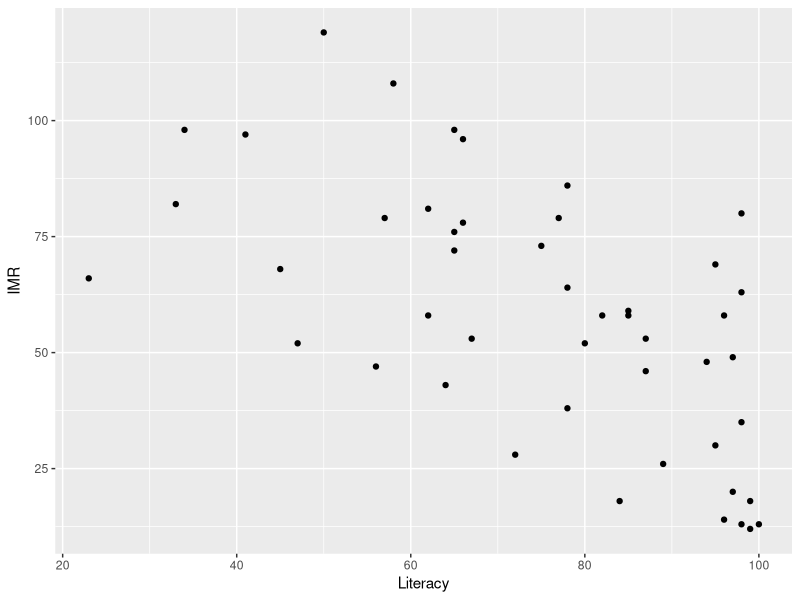
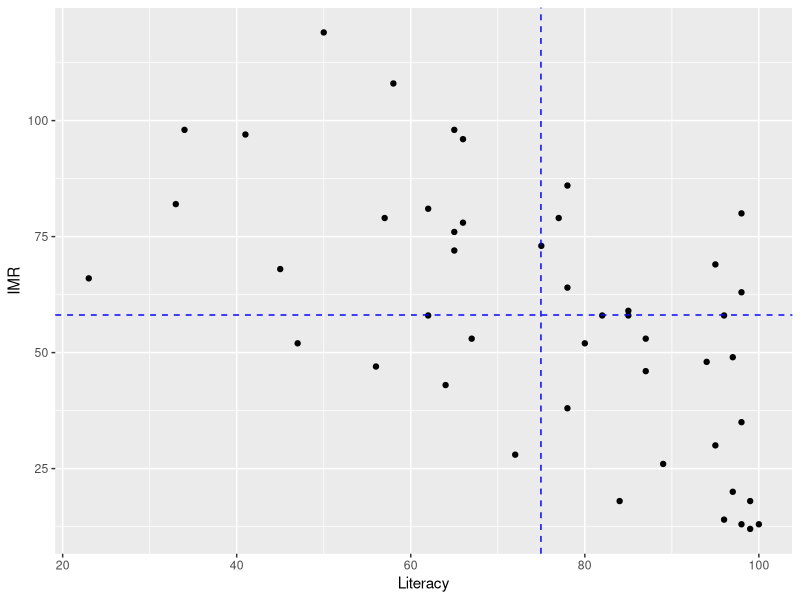
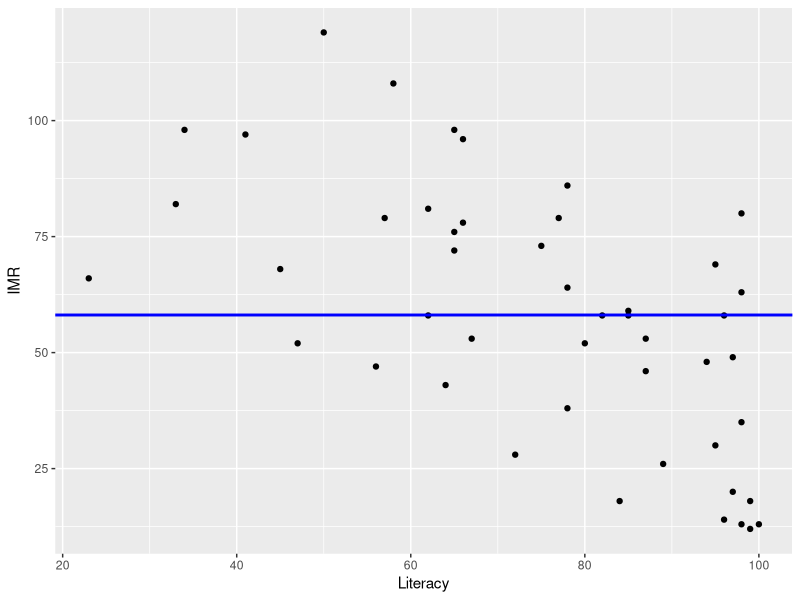
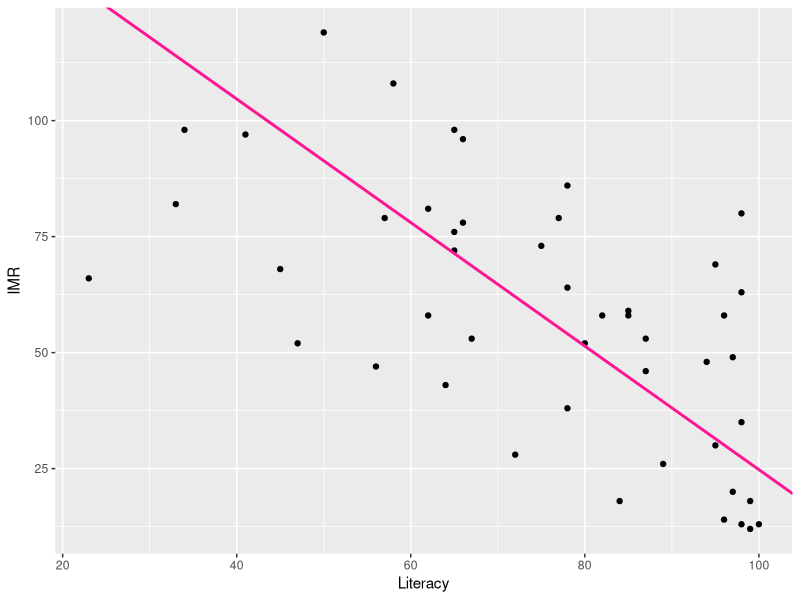
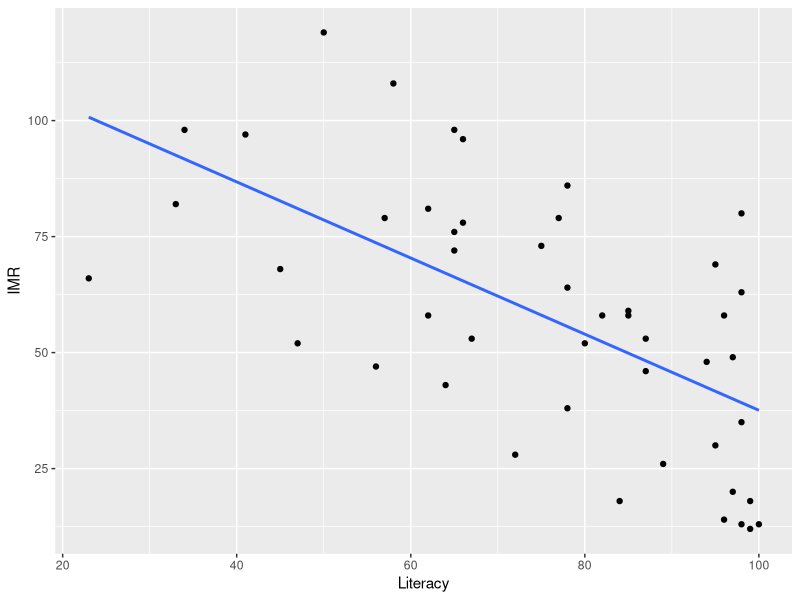
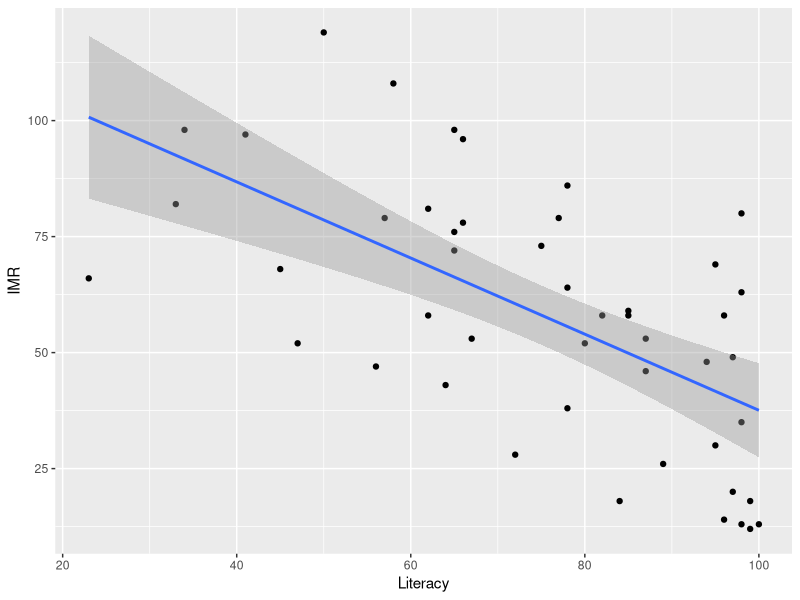
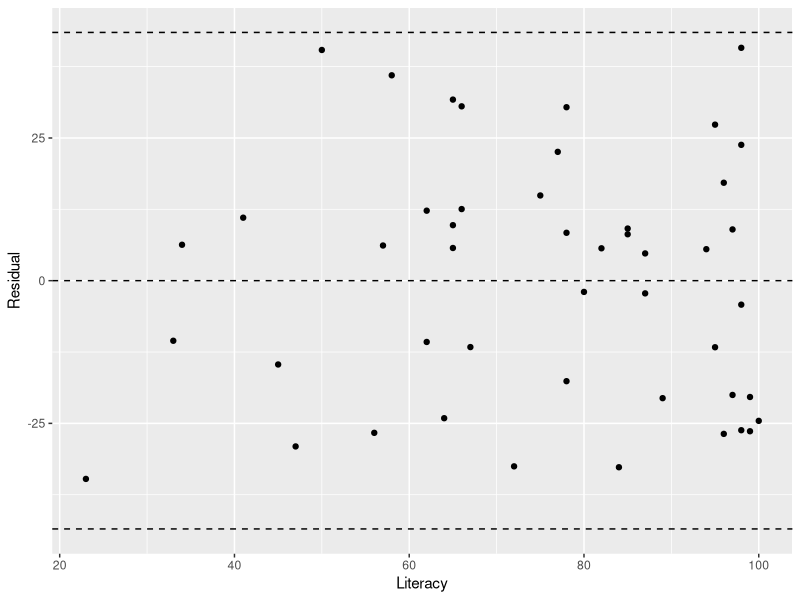
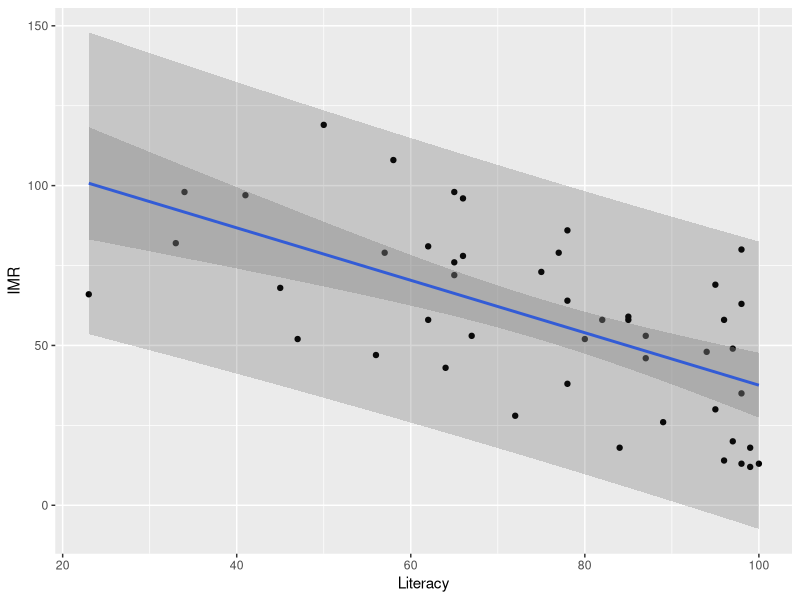

The R source for these figures, in order:
library(tidyverse)

# read the data :
africa <- read_csv("../datasets/africa.csv")
(n_countries <- dim(africa)[1])

( g <- ggplot( africa, aes(Literacy,IMR)) + geom_point() )
#ggsave( "../images/literacy_deaths.png", device="png")

( x_bar <- mean(africa$Literacy) )
( y_bar <- mean(africa$IMR) )

g + geom_vline(xintercept=x_bar,linetype="dashed",color="blue") + 
  geom_hline(yintercept=y_bar, linetype="dashed",color="blue")
#ggsave("../images/quadrants.png",device="png")

# correlation:
(africa_r <- cor(africa$Literacy, africa$IMR))

# null model:
g + geom_hline(yintercept=y_bar,color="blue",size=1)
#ggsave("../images/africa_nullmodel.png",device="png")

(africa_tss <- sum( (africa$IMR - y_bar )^2 ))

var(africa$IMR)
(n_countries - 1)*var(africa$IMR)
 
# SD line:
(s_x <- sd(africa$Literacy))
(s_y <- sd(africa$IMR))
(m <- -(s_y / s_x))
(b <- y_bar - (m*x_bar))
g + geom_abline(slope = m, intercept=b, color="deeppink",size=1)
#ggsave("../images/sdline.png",device="png")

# contour plot:
# m.seq <- seq(-1,-.6,length=500)
# b.seq <- seq(115, 125, length=250)
# mb.grid <- expand.grid(b.seq,m.seq)
# z <- rep(0,125000)
# for(i in 1:125000){ z[i] <- sse(mb.grid[i,1],mb.grid[i,2],africa$Literacy,africa$Deaths) }
# ss <- data.frame(intercept=mb.grid$Var1,slope=mb.grid$Var2,height=z)
# ggplot(ss,aes(x=intercept,y=slope,z=height))+
#  geom_contour(bins=30)+geom_vline(xintercept = 120.2917, linetype="dashed")+geom_hline(yintercept = -.8476, linetype="dashed")
# #ggsave("../images/rss-contour.png",device="png")

(m <- africa_r*( s_y / s_x ) ) 
(b <- y_bar - m*x_bar)

g + geom_smooth(level=0, method="lm")
#ggsave( "../images/literacy_deaths_with_line.png", device="png")
 
g + geom_smooth(level=.95, method="lm")
#ggsave( "../images/literacy_deaths_with_ci.png", device="png")
# 
# g + geom_smooth(level=0, method="lm") + geom_abline(slope = m, intercept=b, color="violet",size=1)
# #ggsave("../images/compare_fits.png", device="png")
# 

( africa_fit <- lm( IMR ~ Literacy, data = africa ) )
summary( africa_fit )
sigma( africa_fit )

( null_fit <- lm( IMR ~ 1, data = africa ) )
summary( null_fit )
sigma( null_fit )

( africa_rss <- sum(africa_fit$residuals^2) )
africa_rse <- sqrt( africa_rss / africa_fit$df.residual )

africa <- africa %>% 
  mutate(Fit = africa_fit$fitted.values) %>% 
  mutate(Residual = africa_fit$residuals)
# summary(africa.fit$residuals)
ggplot(africa, aes(Literacy,Residual)) + 
  geom_point()+geom_hline(yintercept=c(-2*africa_rse,0,2*africa_rse), linetype="dashed")
#ggsave("../images/literacy_deaths_residuals.png", device="png")

pred <- predict(africa_fit, interval="prediction")
ggplot( cbind(africa,pred),aes(Literacy,IMR)) + 
  geom_point() + 
  geom_smooth(method="lm") + 
  geom_ribbon(aes(ymin=lwr,ymax=upr),alpha=0.2)
#ggsave("../images/literacy_deaths_ci_preds.png", device="png")
